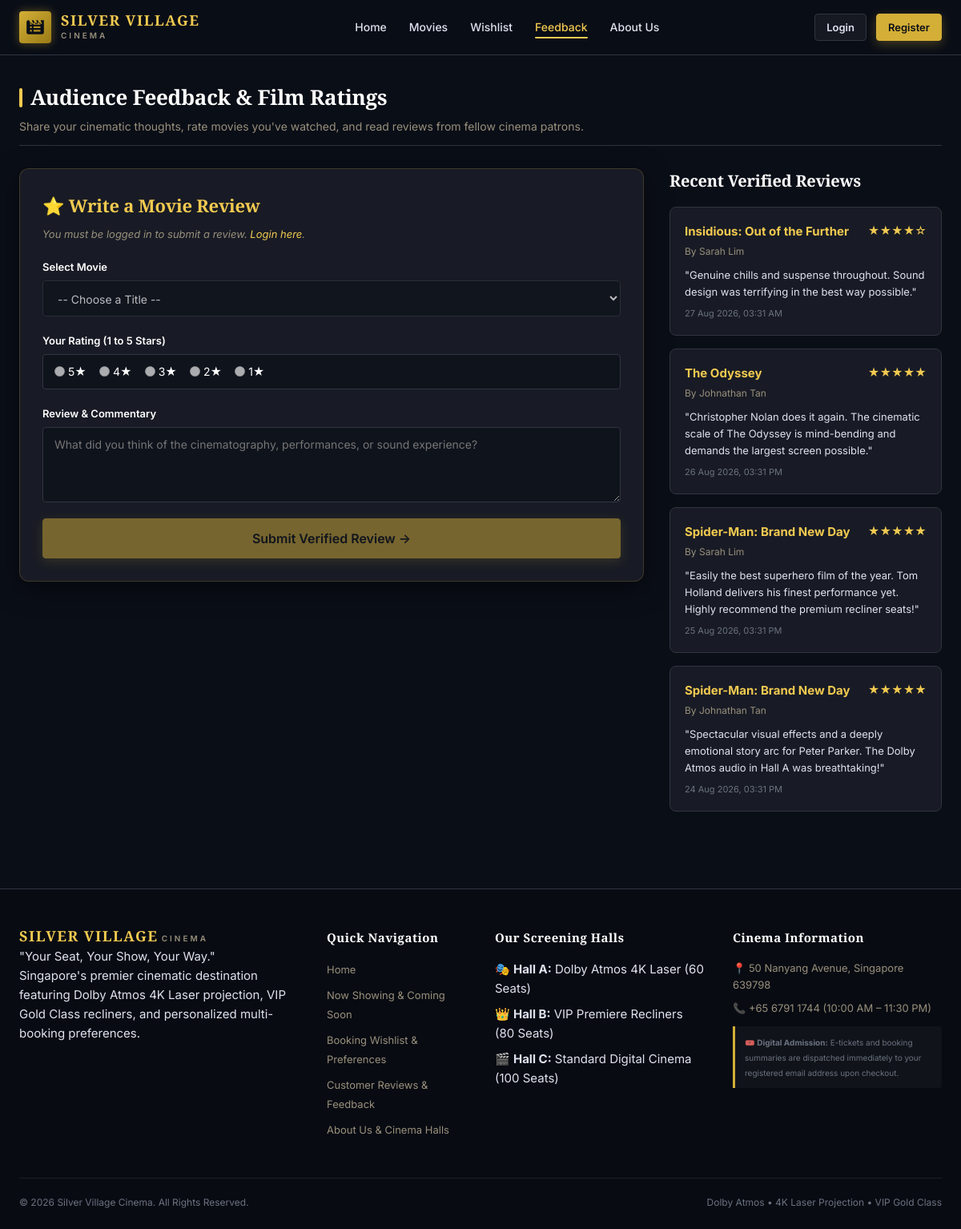
Page /feedback.php on the committed database.
### tables this page shows
CREATE TABLE `feedback` (
  `feedback_id` INT AUTO_INCREMENT PRIMARY KEY,
  `user_id` INT NOT NULL,
  `movie_id` INT NOT NULL,
  `rating` INT NOT NULL CHECK (`rating` BETWEEN 1 AND 5),
  `review_text` TEXT NOT NULL,
  `created_at` DATETIME DEFAULT CURRENT_TIMESTAMP,
  CONSTRAINT `fk_feedback_user` FOREIGN KEY (`user_id`) REFERENCES `users` (`user_id`) ON DELETE CASCADE,
  CONSTRAINT `fk_feedback_movie` FOREIGN KEY (`movie_id`) REFERENCES `movies` (`movie_id`) ON DELETE CASCADE
);

CREATE TABLE `movies` (
  `movie_id` INT AUTO_INCREMENT PRIMARY KEY,
  `title` VARCHAR(150) NOT NULL,
  `synopsis` TEXT NOT NULL,
  `genre` VARCHAR(100) NOT NULL,
  `duration_minutes` INT NOT NULL,
  `rating` VARCHAR(10) NOT NULL,  
  `director` VARCHAR(100) NOT NULL,
  `cast` VARCHAR(255) NOT NULL,
  `poster_image` VARCHAR(255) NOT NULL,
  `backdrop_image` VARCHAR(255) DEFAULT '',
  `trailer_url` VARCHAR(255) DEFAULT '',
  `status` ENUM('now_showing', 'coming_soon') DEFAULT 'now_showing',
  `release_date` DATE NOT NULL,
  `created_at` DATETIME DEFAULT CURRENT_TIMESTAMP
);

CREATE TABLE `users` (
  `user_id` INT AUTO_INCREMENT PRIMARY KEY,
  `full_name` VARCHAR(100) NOT NULL,
  `email` VARCHAR(120) NOT NULL UNIQUE,
  `phone` VARCHAR(20) NOT NULL,
  `date_of_birth` DATE NOT NULL,
  `password_hash` VARCHAR(255) NOT NULL,
  `role` ENUM('customer', 'admin') DEFAULT 'customer',
  `created_at` DATETIME DEFAULT CURRENT_TIMESTAMP
);

### includes/auth.php (called while the page is built, shortened)
<?php
function isLoggedIn() {
    return isset($_SESSION['user_id']) && !empty($_SESSION['user_id']);
}
?>

### feedback.php (the view, shortened to what this page needs)
<?php
require_once __DIR__ . '/includes/db_connect.php';
require_once __DIR__ . '/includes/auth.php';
$reviewsSql = "
    SELECT f.*, u.full_name, m.title AS movie_title, m.poster_image
    FROM feedback f
    JOIN users u ON f.user_id = u.user_id
    JOIN movies m ON f.movie_id = m.movie_id
    ORDER BY f.created_at DESC
    LIMIT 20
";
$reviewsResult = $conn->query($reviewsSql);
require_once __DIR__ . '/includes/header.php';
?>
<div class="section-header" style="margin-bottom: 28px;">
    <div>
        <h1 class="section-title">Audience Feedback & Film Ratings</h1>
        <p style="color: var(--color-text-muted); font-size: 14px; margin-top: 4px;">
            Share your cinematic thoughts, rate movies you've watched, and read reviews from fellow cinema patrons.
        </p>
    </div>
</div>
<div class="booking-layout">
    <div class="form-card" style="max-width: 100%; margin: 0; padding: 28px;">
        <h2 style="font-size: 22px; color: var(--color-primary-light); margin-bottom: 8px;">
            ⭐ Write a Movie Review
        </h2>
        <p style="font-size: 13px; color: var(--color-text-muted); margin-bottom: 20px;">
            <?php if (isLoggedIn()): ?>
                Posting as <strong><?php echo htmlspecialchars(getCurrentUserName()); ?></strong>
            <?php else: ?>
                <em>You must be logged in to submit a review. <a href="login.php?redirect=feedback.php">Login here</a>.</em>
            <?php endif; ?>
        </p>
        <form id="feedbackForm" method="POST" action="feedback.php" novalidate>
            <div class="form-group">
                <label class="form-label" for="movie_id">Select Movie</label>
                <select name="movie_id" id="movie_id" class="form-control" <?php echo !isLoggedIn() ? 'disabled' : ''; ?> required>
                    <option value="">-- Choose a Title --</option>
                </select>
            </div>
            <div class="form-group">
                <label class="form-label">Your Rating (1 to 5 Stars)</label>
                <div style="display: flex; gap: 16px; align-items: center; background: #0f131c; padding: 10px 14px; border-radius: var(--radius-sm); border: 1px solid var(--color-border);">
                    <?php for ($i = 5; $i >= 1; $i--): ?>
                        <label style="display: inline-flex; align-items: center; gap: 4px; cursor: pointer; color: #ffffff; font-size: 14px;">
                            <input type="radio" name="rating" value="<?php echo $i; ?>" style="accent-color: var(--color-primary);" <?php echo !isLoggedIn() ? 'disabled' : ''; ?> required>
                            <span><?php echo $i; ?>★</span>
                        </label>
                    <?php endfor; ?>
                </div>
            </div>
            <div class="form-group">
                <label class="form-label" for="review_text">Review & Commentary</label>
                <textarea id="review_text" name="review_text" class="form-control" rows="4" placeholder="What did you think of the cinematography, performances, or sound experience?" <?php echo !isLoggedIn() ? 'disabled' : ''; ?> required></textarea>
            </div>
            <button type="submit" class="btn btn--primary btn--block btn--lg" <?php echo !isLoggedIn() ? 'disabled style="opacity:0.5;"' : ''; ?>>
                Submit Verified Review &rarr;
            </button>
        </form>
    </div>
    <div>
        <h2 style="font-size: 20px; color: #ffffff; margin-bottom: 16px;">
            Recent Verified Reviews
        </h2>
        <?php if ($reviewsResult->num_rows > 0): ?>
            <div style="display: flex; flex-direction: column; gap: 16px;">
                <?php while ($r = $reviewsResult->fetch_assoc()): ?>
                    <div style="background: var(--color-bg-card); border: 1px solid var(--color-border); border-radius: var(--radius-md); padding: 18px;">
                        <div style="display: flex; justify-content: space-between; align-items: flex-start; margin-bottom: 8px;">
                            <div>
                                <strong style="color: var(--color-primary-light); font-size: 15px; display: block;">
                                    <?php echo htmlspecialchars($r['movie_title']); ?>
                                </strong>
                                <span style="font-size: 12px; color: var(--color-text-muted);">
                                    By <?php echo htmlspecialchars($r['full_name']); ?>
                                </span>
                            </div>
                            <span style="color: var(--color-primary-light); font-size: 14px;">
                                <?php echo str_repeat('★', (int)$r['rating']) . str_repeat('☆', 5 - (int)$r['rating']); ?>
                            </span>
                        </div>
                        <p style="color: #dfe2ef; font-size: 13px; line-height: 1.6; margin: 0;">
                            "<?php echo htmlspecialchars($r['review_text']); ?>"
                        </p>
                        <small style="color: var(--color-text-dim); display: block; margin-top: 8px; font-size: 11px;">
                            <?php echo date('d M Y, h:i A', strtotime($r['created_at'])); ?>
                        </small>
                    </div>
                <?php endwhile; ?>
            </div>
        <?php else: ?>
            <p style="color: var(--color-text-muted);">No reviews submitted yet. Be the first to share your thoughts!</p>
        <?php endif; ?>
    </div>
</div>
<?php require_once __DIR__ . '/includes/footer.php'; ?>

### css/styles.css (style rules this page uses)
:root { --color-bg-base: #0a0e17; --color-bg-surface: #0f131c; --color-bg-card: #181b25; --color-bg-card-hover: #1c1f29; --color-bg-glass: rgba(28, 31, 41, 0.75); --color-bg-elevated: #262a34; --color-primary: #d4af37; --color-primary-light: #f2ca50; --color-primary-dark: #b89326; --color-primary-glow: rgba(212, 175, 55, 0.25); --color-text-main: #ffffff; --color-text-body: #dfe2ef; --color-text-muted: #99907c; --color-text-dim: #6b7280; --color-border: #31353f; --color-border-glass: rgba(212, 175, 55, 0.2); --color-border-active: #f2ca50; --color-success: #10b981; --color-success-bg: rgba(16, 185, 129, 0.15); --color-warning: #f59e0b; --color-warning-bg: rgba(245, 158, 11, 0.15); --color-danger: #ef4444; --color-danger-bg: rgba(239, 68, 68, 0.15); --font-heading: 'Playfair Display', Georgia, serif; --font-body: 'Inter', system-ui, -apple-system, sans-serif; --radius-sm: 4px; --radius-md: 8px; --radius-lg: 12px; --radius-full: 9999px; --shadow-card: 0 8px 32px 0 rgba(0, 0, 0, 0.5); --shadow-glow: 0 0 20px rgba(212, 175, 55, 0.35); --transition-fast: 0.2s ease; --transition-normal: 0.3s cubic-bezier(0.4, 0, 0.2, 1); }
*, *::before, *::after { box-sizing: border-box; margin: 0; padding: 0; }
body { background-color: var(--color-bg-base); color: var(--color-text-body); font-family: var(--font-body); font-size: 15px; line-height: 1.6; min-height: 100vh; display: flex; flex-direction: column; overflow-x: hidden; -webkit-font-smoothing: antialiased; }
h1, h2, h3, h4, h5, h6 { font-family: var(--font-heading); color: var(--color-text-main); letter-spacing: -0.01em; font-weight: 700; }
a { color: var(--color-primary-light); text-decoration: none; transition: color var(--transition-fast); }
.btn { display: inline-flex; align-items: center; justify-content: center; gap: 8px; font-family: var(--font-body); font-size: 14px; font-weight: 600; padding: 10px 20px; border-radius: var(--radius-sm); border: 1px solid transparent; cursor: pointer; text-decoration: none; transition: all var(--transition-normal); }
.btn--primary { background: var(--color-primary); color: #0a0e17; border-color: var(--color-primary); box-shadow: 0 4px 14px rgba(212, 175, 55, 0.3); }
.btn--lg { padding: 14px 28px; font-size: 16px; }
.btn--block { display: flex; width: 100%; }
.section-header { display: flex; align-items: flex-end; justify-content: space-between; margin-bottom: 24px; border-bottom: 1px solid var(--color-border); padding-bottom: 12px; }
.section-title { font-size: 26px; display: flex; align-items: center; gap: 10px; }
.section-title::before { content: ''; width: 4px; height: 24px; background: var(--color-primary-light); border-radius: 2px; display: inline-block; }
.form-card { background: var(--color-bg-card); border: 1px solid var(--color-border-glass); border-radius: var(--radius-lg); padding: 36px 32px; box-shadow: var(--shadow-card); max-width: 600px; margin: 0 auto; }
.form-group { margin-bottom: 20px; display: flex; flex-direction: column; position: relative; }
.form-label { font-size: 13px; font-weight: 600; color: #ffffff; margin-bottom: 6px; display: flex; justify-content: space-between; }
.form-control { width: 100%; background: #0f131c; border: 1px solid var(--color-border); border-radius: var(--radius-sm); color: #ffffff; padding: 12px 14px; font-family: var(--font-body); font-size: 14px; transition: all var(--transition-fast); }
.booking-layout { display: grid; grid-template-columns: 1fr 340px; gap: 32px; align-items: start; }

### rows in the picture
feedback: movie.title "Insidious: Out of the Further", user.full_name "Sarah Lim", rating "★★★★", rating "☆", review_text "Genuine chills and suspense throughout. Sound design was terrifying in the best way possible.", created_at "27 Aug 2026, 03:31 AM"
feedback: movie.title "The Odyssey", user.full_name "Johnathan Tan", rating "★★★★★", review_text "Christopher Nolan does it again. The cinematic scale of The Odyssey is mind-bending and demands the largest screen possible.", created_at "26 Aug 2026, 03:31 PM"
feedback: movie.title "Spider-Man: Brand New Day", user.full_name "Sarah Lim", rating "★★★★★", review_text "Easily the best superhero film of the year. Tom Holland delivers his finest performance yet. Highly recommend the premium recliner seats!", created_at "25 Aug 2026, 03:31 PM"
feedback: movie.title "Spider-Man: Brand New Day", user.full_name "Johnathan Tan", rating "★★★★★", review_text "Spectacular visual effects and a deeply emotional story arc for Peter Parker. The Dolby Atmos audio in Hall A was breathtaking!", created_at "24 Aug 2026, 03:31 PM"
